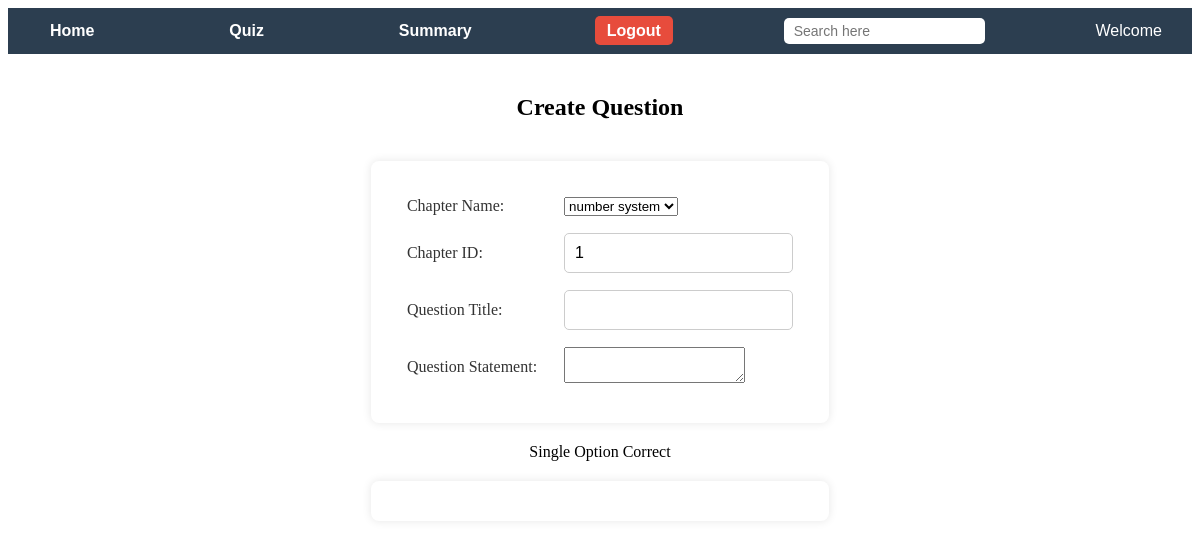
The page /admindb/quiz_dashboard/create_question on the database as committed earlier.
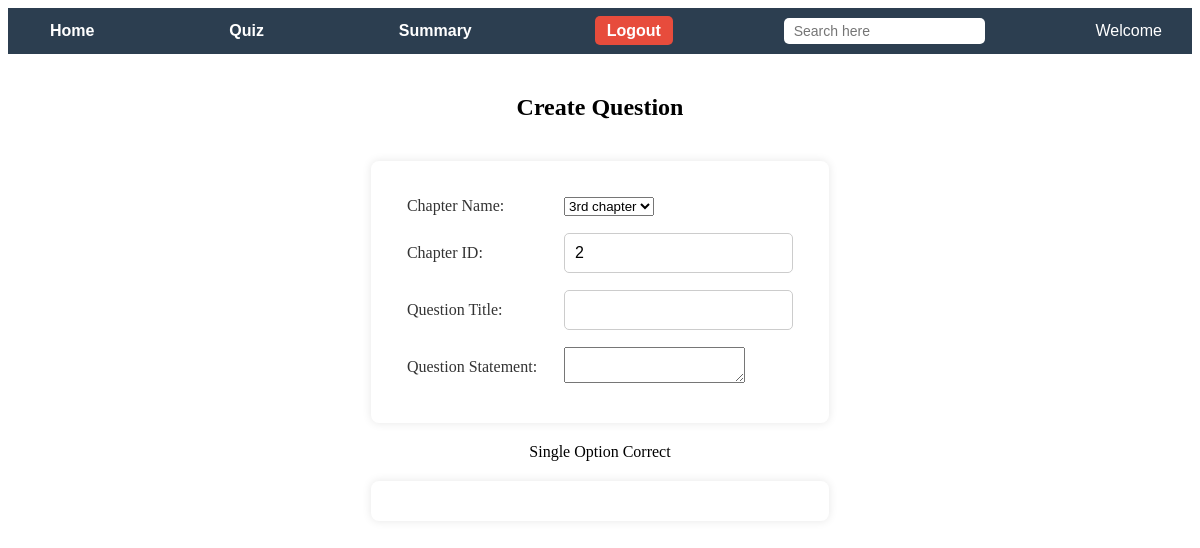
The same page on the database as committed later.
### models.py (models this page shows)
class Chapter(data.Model):
    __tablename__='chap'
    chap_id=data.Column(data.Integer,primary_key=True)
    chap_title=data.Column(data.String(200),nullable=False,unique=True)
    chap_description=data.Column(data.Text,nullable=False)
    chap_quiz=data.relationship('Quiz',backref='Chapter',lazy=True)
    sub_id=data.Column(data.Integer,data.ForeignKey('sub.sub_id'),nullable=False)

### app.py (the view)
@application.route('/admindb/quiz_dashboard/create_question', methods=['GET','POST'])
def create_question():
    chapters=Chapter.query.all()
    return render_template('question.html',action='Create',chapters=chapters)

### templates/question.html (shortened to what this page needs)
{% extends 'index.html' %}
{% block navbar %}
{% include "admin-navbar.html" %}
{% endblock %}
{% block content %}
<center>
    <h2> {{ action }} Question </h2>
    <form action="POST">
        <div>
            <table>
                <tr>
                    <td><label for="quiz_chap_name">Chapter Name:</label></td>
                    <td><select name="quiz_chap_name" id="quiz_chap_name">
                            {% for chapter in chapters %}
                            <option value="{{ chapter.chap_id }}"  data-id="{{ chapter.chap_id }}">
                                {{ chapter.chap_title }}
                            </option>
                            {% endfor %}
                        </select>
                    </td>
                </tr>
                <tr>
                    <td><label for="quiz_chap_id">Chapter ID:</label></td>
                    <td><input type="text" name="quiz_chap_id" id="quiz_chap_id"
                            value="{{ quiz.chap_id if quiz else chapters[0].chap_id  }}" readonly>
                    </td>
                </tr>
                <tr>
                    <td><label for="ques_title">Question Title:</label></td>
                    <td><input type="text" name="ques_title" id="ques_title" value="{{ question.ques_title if question else '' }}"></td>
                </tr>
                <tr>
                    <td><label for="ques_statement">Question Statement:</label></td>
                    <td><textarea name="ques_statement" id="ques_statement"></textarea></td>
                </tr>
            </table>
            <table>
        </table>
        </div>
    </form>
</center>
{% endblock %}

### templates/index.html (shortened to what this page needs)
<!DOCTYPE html>
<html lang="en">
<head>
    <link rel="stylesheet" href="/static/style.css">
    <link rel="stylesheet" href="https://cdnjs.cloudflare.com/ajax/libs/font-awesome/6.0.0/css/all.min.css">
</head>
<body id="index-page">
    <nav>{% block navbar %} {% endblock %}</nav>
    {% block content %}{% endblock %}
</body>
</html>

### templates/admin-navbar.html (shortened to what this page needs)
<!DOCTYPE html>
<html lang="en">
<head>
    <nav>
        <div id="navbar" class="admin-navbar">
            <div id="home" class="admin-home">
                <a href="{{ url_for('admindb') }}">Home</a>
            </div>
            <div id="quiz" class="admin-quiz">
                <a href="{{ url_for('quiz_dashboard') }}">Quiz</a>
            </div>
            <div id="summary" class="admin-summary">
                <a href="{{ url_for('summary_dashboard') }}">Summary</a>
            </div>
            <div id="logout" class="User-logout">
                <a href="{{ url_for('Admin_Logout') }}">Logout</a>
            </div>
            <div id="search" class="admin-search">
                <input type="search" placeholder="Search here">
            </div>
            <div>Welcome {{ user }}</div>
        </div>
    </nav>
</head>
</html>

### static/style.css (style rules this page uses)
#index-page center { display: flex; flex-direction: column; align-items: center; justify-content: center; height: auto; padding: 20px; }
#index-page table { width: 100%; max-width: 500px; margin: 20px auto; border-spacing: 15px; background-color: #fff; padding: 20px; border-radius: 8px; box-shadow: 0 0 10px rgba(0, 0, 0, 0.1); }
#index-page input[type="text"], #index-page input[type="email"], #index-page input[type="password"], #index-page input[type="date"], #index-page button[type="submit"] { width: 100%; padding: 10px; border: 1px solid #ccc; border-radius: 5px; font-size: 1em; box-sizing: border-box; }
#index-page label { margin-right: 10px; font-size: 1em; color: #333; }

### templates/admin-navbar.html (style rules this page uses)
.admin-navbar { display: flex; justify-content: space-between; align-items: center; background-color: #2c3e50; padding: 10px 20px; color: white; font-family: Arial, sans-serif; }
.admin-navbar>div { margin: 0 10px; }
.admin-navbar a { color: white; text-decoration: none; font-size: 16px; font-weight: bold; padding: 8px 12px; transition: 0.3s; }
.admin-search input { padding: 5px 10px; border: none; border-radius: 5px; font-size: 14px; }
.User-logout a { background-color: #e74c3c; padding: 6px 12px; border-radius: 5px; }

Rows that differ between the two databases and show on the page:
removed Chapter: quiz_chap_id "1"
now on this page (row unchanged): Chapter: quiz_chap_id "2"
Other text that changed with them:
form field quiz_chap_name: "number system" → "3rd chapter"
